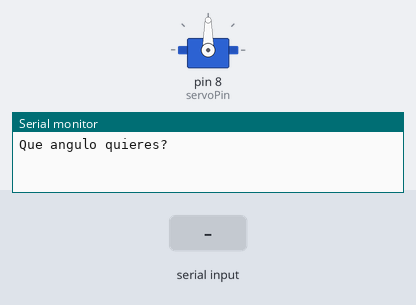
Bench run of a sketch on a simulated Arduino Uno, built with avr-gcc and run on an emulated ATmega328P. Shown: servo, the last lines printed to the serial monitor. Inputs (shaded band) come from the test bench.

Above: at 1.2 s.
1.3 s: "30,150\n" received over Serial
At 3.0 s:
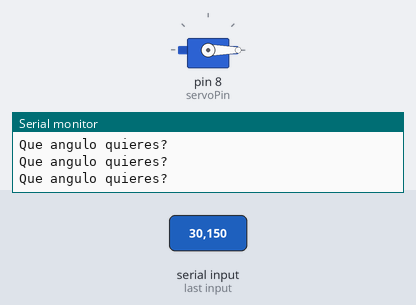
3.8 s: "90,45\n" received over Serial
At 4.1 s:
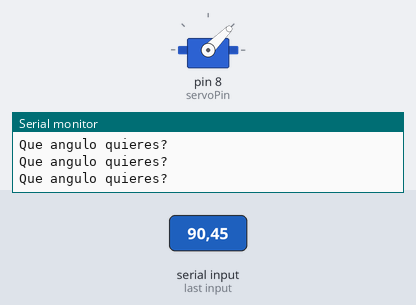
6.3 s: "200\n" received over Serial
At 7.1 s:
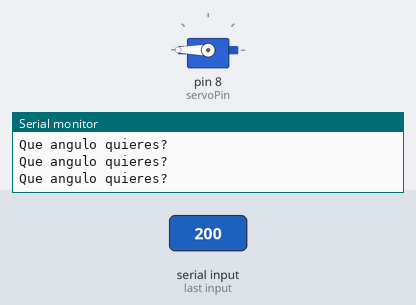
Timing chart, 0 to 9.3 s (numbered marks = the images above; inputs shaded):
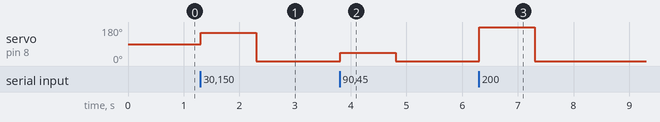

The sketch:

Servomotor.ino
```cpp
//Añadir bibliotecas
#include <Servo.h>
//Asignación de variables
int servoPin = 8;
int posPin = 0;
Servo MyServo;
void setup() {
//Ingreso de variables
  MyServo.attach(servoPin);
  Serial.begin(9600);
}
void loop() {
//Llamada a variable
  Serial.println("Que angulo quieres?");
//Ingreso de datos
  while(Serial.available() == 0){
  }
//Cambio de valor
  posPin = Serial.parseInt();
  MyServo.write(posPin);
}
```

Measured:
- after the input at 1.3 s, servo on pin 8 (servoPin): 90° → 150° at once, → 0° 1.0 s later
- after the input at 3.8 s, servo on pin 8 (servoPin): 0° → 45° at once, → 0° 1.0 s later
- after the input at 6.3 s, servo on pin 8 (servoPin): 0° → 180° at once, → 0° 1.0 s later
